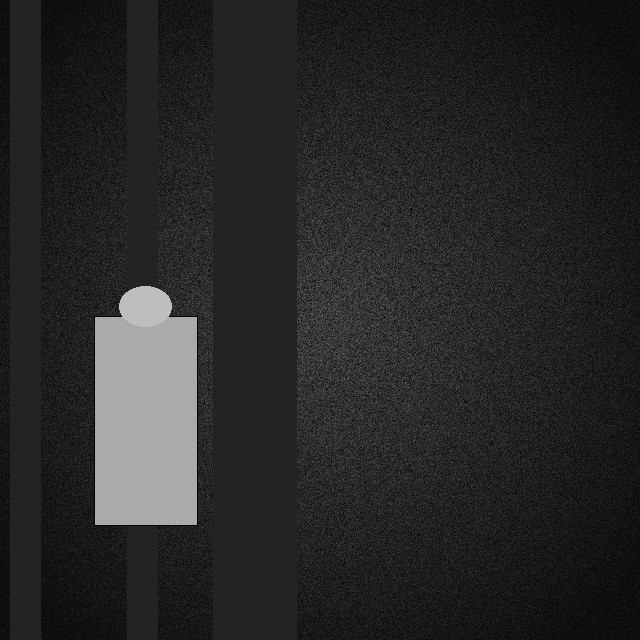
#> input picture data/samples/camera/images/train/frame_0000_night.jpg, 640 x 640 px
$ python -i camera_detector.py   (imports and definitions only)
#> lines starting #> are read from the running program, lines starting #| are printed output that depends on the picture
#> further down, picture is the input picture: PIL image 640x640 RGB; min 0, max 201, mean 39.7
"""Camera-trap detector, night/infrared augmentation, and intrusion rule engine.

Classes:
  0: person
  1: vehicle
  2: animal
  3: snare_or_trap
"""

import logging
from datetime import datetime, time
from typing import Any

import numpy as np
from PIL import Image, ImageEnhance

logger = logging.getLogger(__name__)


def apply_night_infrared_transform(image: Image.Image) -> Image.Image:
    """Simulate camera-trap active infrared nighttime flash.

    Converts color image to monochrome, increases contrast, adds high-ISO sensor noise,
    and applies radial illumination falloff (vignetting).
    """
    gray = image.convert("L")
    arr = np.array(gray, dtype=np.float32)

    h, w = arr.shape
#> h = 640; w = 640
    y, x = np.ogrid[:h, :w]
#> y = 640 values from 0 to 639
    center_dist = np.sqrt((x - w / 2) ** 2 + (y - h / 2) ** 2)
    vignette = np.clip(1.25 - (center_dist / (w * 0.65)), 0.25, 1.25)
    arr = arr * vignette
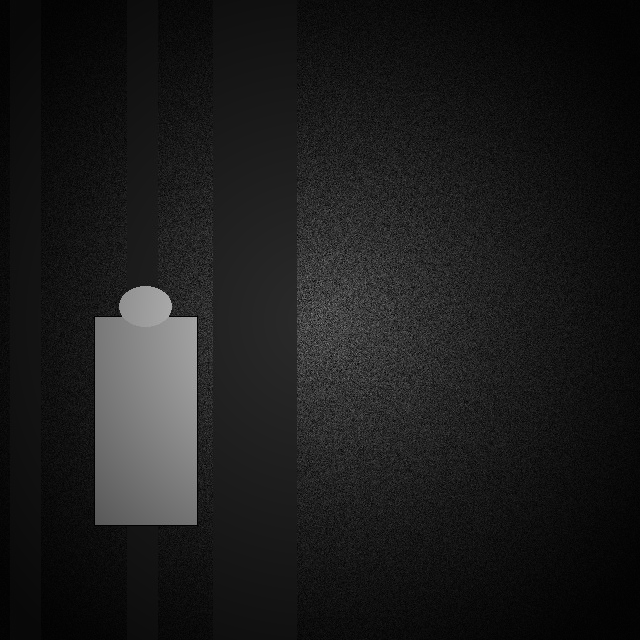
#> arr: shape (640, 640) float64; min 0, max 176.7, mean 28.6

    # High-ISO sensor noise
    noise = np.random.normal(0, 12, arr.shape)
    arr = np.clip(arr + noise, 0, 255).astype(np.uint8)

    ir_img = Image.fromarray(arr, mode="L").convert("RGB")
    # Slight contrast bump
    enhancer = ImageEnhance.Contrast(ir_img)
    return enhancer.enhance(1.2)
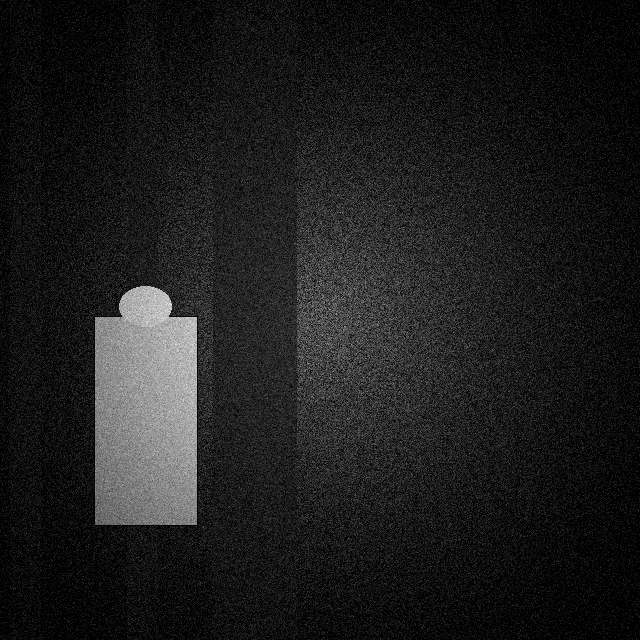
#> returned value: PIL image 640x640 RGB; min 0, max 237, mean 29.2


class IntrusionRuleEngine:
    """Spatial and temporal rule engine evaluating security threats and wildlife privacy."""

    # [76 lines left out: functions __init__, is_curfew_hours, evaluate_detection, not called in this run]

>>> from PIL import Image
>>> picture = Image.open('../../data/samples/camera/images/train/frame_0000_night.jpg')
>>> result = apply_night_infrared_transform(picture)

$ run again, on data/samples/camera/images/train/frame_0002_night.jpg
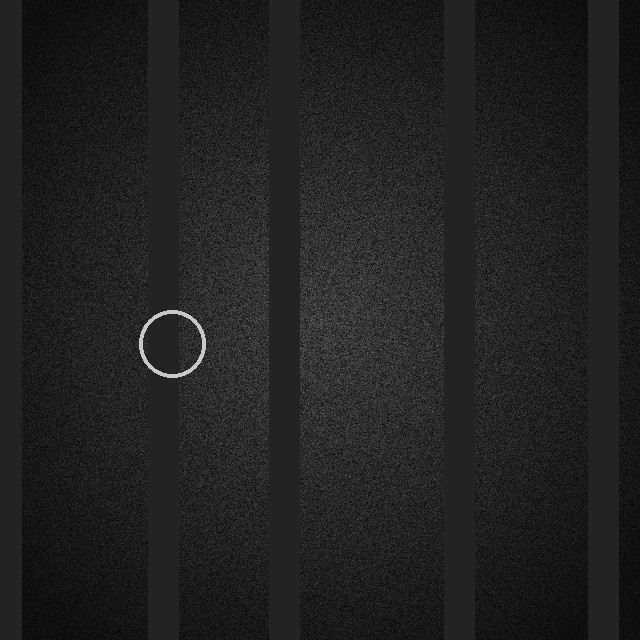
#> input picture data/samples/camera/images/train/frame_0002_night.jpg, 640 x 640 px
#> picture is the input picture: PIL image 640x640 RGB; min 0, max 212, mean 33.3
#> in apply_night_infrared_transform, `arr = arr * vignette`:
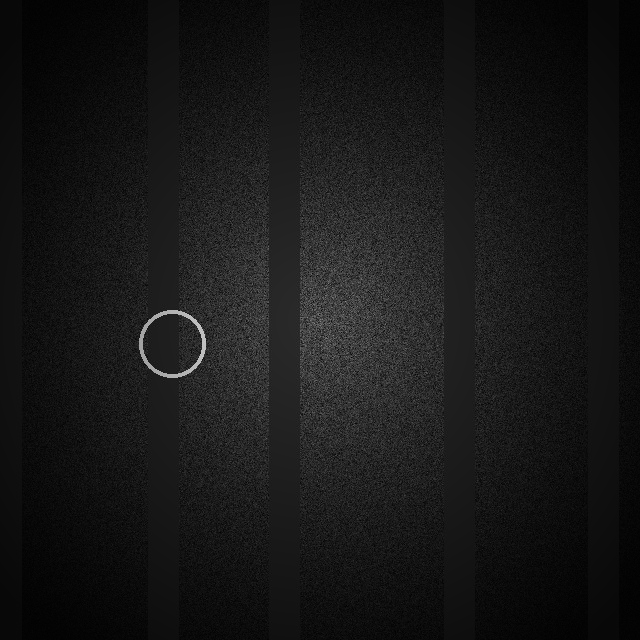
#> arr: shape (640, 640) float64; min 0, max 202.1, mean 23.7

$ run again, on data/samples/camera/images/train/frame_0003_night.jpg
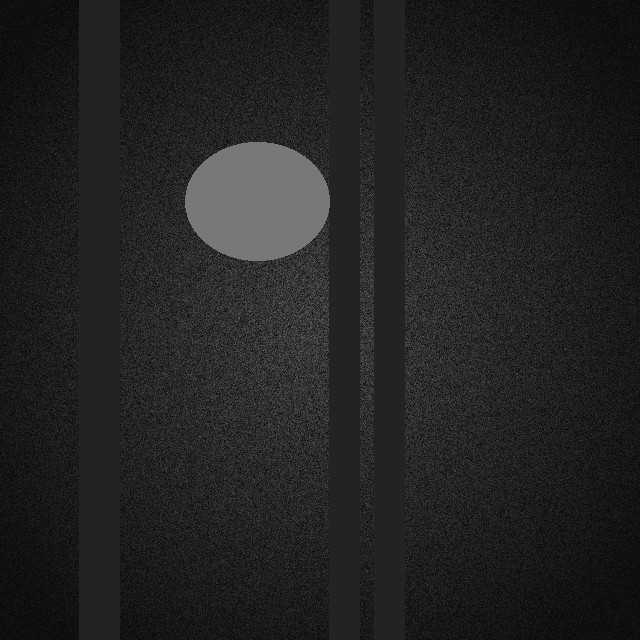
#> input picture data/samples/camera/images/train/frame_0003_night.jpg, 640 x 640 px
#> picture is the input picture: PIL image 640x640 RGB; min 0, max 137, mean 34.5
#> in apply_night_infrared_transform, `arr = np.clip(arr + noise, 0, 255).astype(np.uint8)`:
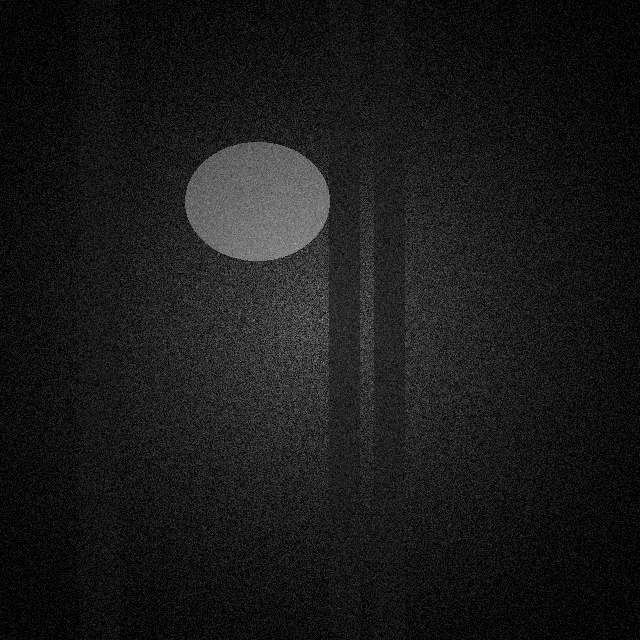
#> arr: shape (640, 640); min 0, max 171, mean 25.5

$ run again, on data/samples/camera/images/train/frame_0004_night.jpg
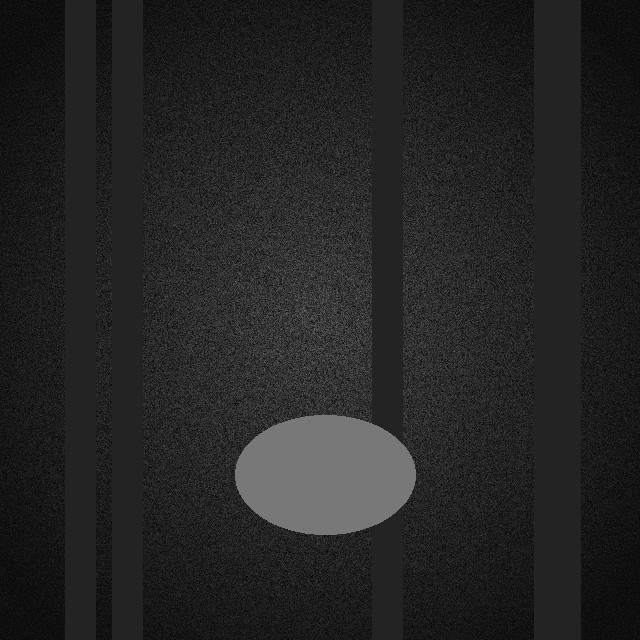
#> input picture data/samples/camera/images/train/frame_0004_night.jpg, 640 x 640 px
#> picture is the input picture: PIL image 640x640 RGB; min 0, max 136, mean 36.4
#> in apply_night_infrared_transform, `arr = arr * vignette`:
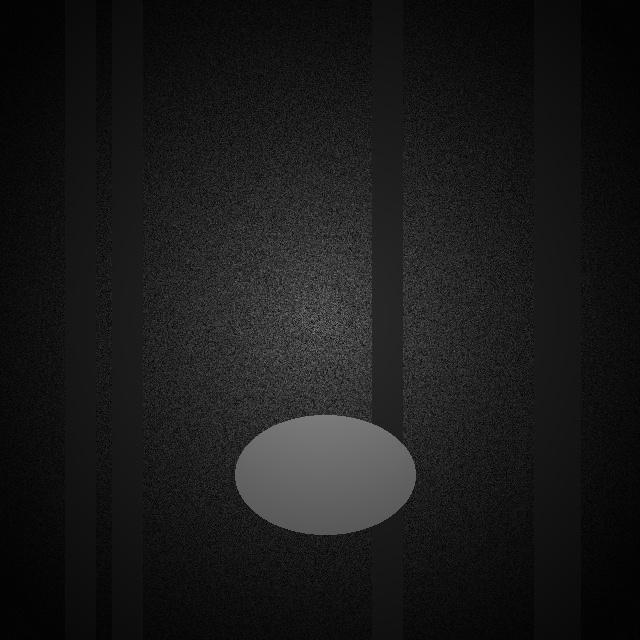
#> arr: shape (640, 640) float64; min 0, max 138.9, mean 26.5
